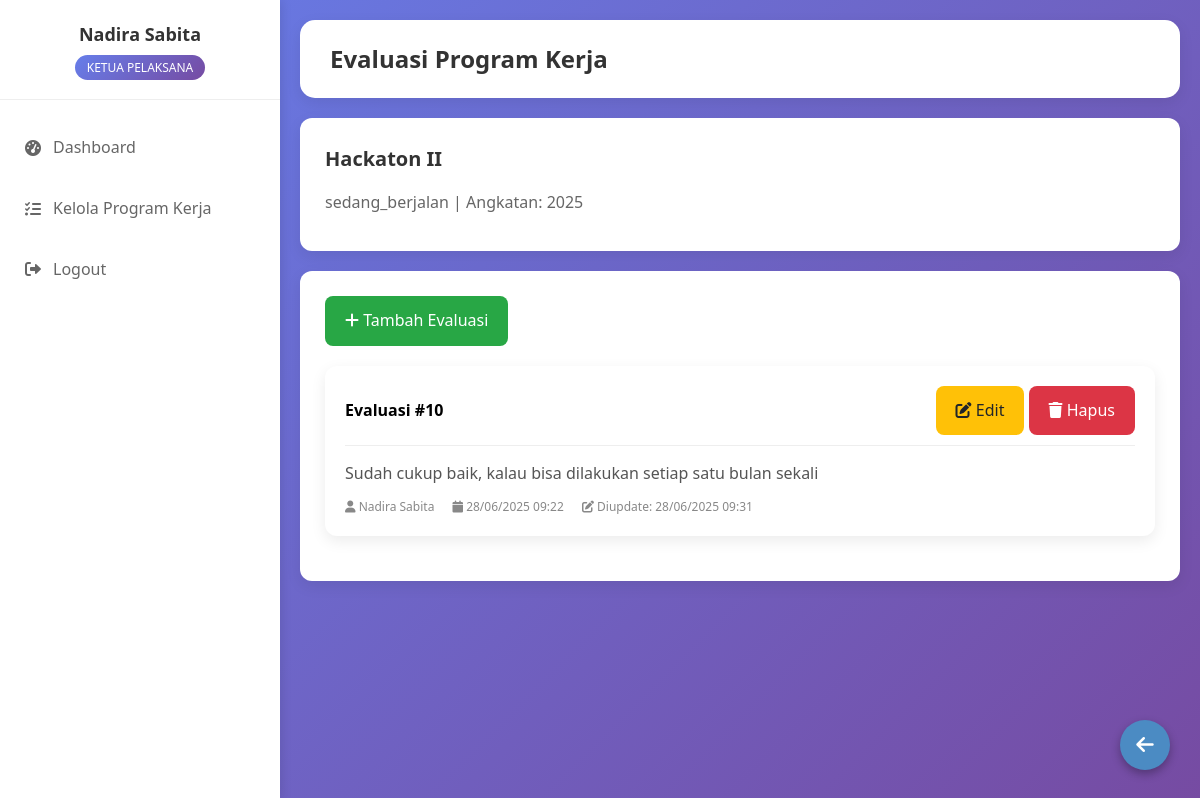
The page /modules/evaluasi/manage_evaluasi.php?proker_id=25250001 (signed in) on the database its author committed.
### tables this page shows
CREATE TABLE `program_kerja` (
  `id` varchar(10) NOT NULL,
  `nama_proker` varchar(200) NOT NULL,
  `deskripsi` text DEFAULT NULL,
  `tanggal_mulai` date DEFAULT NULL,
  `tanggal_selesai` date DEFAULT NULL,
  `status` enum('belum_mulai','sedang_berjalan','selesai','dibatalkan') DEFAULT NULL,
  `angkatan` varchar(10) DEFAULT NULL,
  `ketua_pelaksana_id` int(11) DEFAULT NULL,
  `created_by` int(11) DEFAULT NULL,
  `created_at` timestamp NOT NULL DEFAULT current_timestamp(),
  `updated_at` timestamp NOT NULL DEFAULT current_timestamp() ON UPDATE current_timestamp()
);

CREATE TABLE `evaluasi` (
  `id` int(11) NOT NULL,
  `proker_id` varchar(10) DEFAULT NULL,
  `evaluasi` text NOT NULL,
  `created_by` int(11) DEFAULT NULL,
  `created_at` timestamp NOT NULL DEFAULT current_timestamp(),
  `updated_at` timestamp NOT NULL DEFAULT current_timestamp() ON UPDATE current_timestamp()
);

CREATE TABLE `users` (
  `id` int(11) NOT NULL,
  `nama` varchar(100) NOT NULL,
  `nik` varchar(20) NOT NULL,
  `username` varchar(50) NOT NULL,
  `password` varchar(255) NOT NULL,
  `role` enum('sekretaris','ketua_pelaksana','ketua_umum') NOT NULL,
  `created_at` timestamp NOT NULL DEFAULT current_timestamp(),
  `status` enum('aktif','nonaktif') DEFAULT 'aktif'
);

### includes/functions.php (called while the page is built, shortened)
<?php
function sanitize($data) {
    return htmlspecialchars(trim($data), ENT_QUOTES, 'UTF-8');
}
function getStatusBadge($status) {
    $badges = [
        'belum_mulai' => '<span class="badge badge-warning">Belum Mulai</span>',
        'sedang_berjalan' => '<span class="badge badge-info">Sedang Berjalan</span>',
        'selesai' => '<span class="badge badge-success">Selesai</span>',
        'dibatalkan' => '<span class="badge badge-danger">Dibatalkan</span>',
    ];
    return $badges[$status] ?? $status;
}
?>

### modules/evaluasi/manage_evaluasi.php (the view, shortened to what this page needs)
<?php
require_once '../../config/database.php';
require_once '../../includes/functions.php';
$proker_id = $_GET['proker_id'] ?? 0;
$stmt = $pdo->prepare("SELECT * FROM program_kerja WHERE id = ?");
$stmt->execute([$proker_id]);
$proker = $stmt->fetch();
$stmt = $pdo->prepare("
    SELECT e.*, u.nama as created_by_nama
    FROM evaluasi e
    LEFT JOIN users u ON e.created_by = u.id
    WHERE e.proker_id = ?
    ORDER BY e.created_at DESC
");
$stmt->execute([$proker_id]);
$evaluasi_list = $stmt->fetchAll();
$canEdit = ($_SESSION['role'] == 'ketua_pelaksana' &&
           ($proker['ketua_pelaksana_id'] == $_SESSION['user_id'] || !$proker['ketua_pelaksana_id'])) ||
           $_SESSION['role'] == 'sekretaris';
?>
<!DOCTYPE html>
<html lang="id">
<head>
    <link rel="stylesheet" href="../../css/style.css">
    <link rel="stylesheet" href="https://cdnjs.cloudflare.com/ajax/libs/font-awesome/6.0.0/css/all.min.css">
</head>
<body>
    <div class="dashboard-container">
        <div class="sidebar" id="sidebar">
            <div class="sidebar-header">
                <h3><?= $_SESSION['nama'] ?></h3>
                <span class="role-badge">
                    <?= ucwords(str_replace('_', ' ', $_SESSION['role'])) ?>
                </span>
            </div>
            <div class="sidebar-menu">
            <div class="menu-item">
                <a href="../../dashboard/<?= $_SESSION['role'] ?>.php">
                    <i class="fas fa-tachometer-alt"></i>
                    Dashboard
                </a>
            </div>
            <div class="menu-item">
                <?php if ($_SESSION['role']): ?>
                <a href="../proker/manage_proker.php">
                    <i class="fas fa-tasks"></i>
                    Kelola Program Kerja
                </a>
                <?php endif; ?>
            </div>
            <div class="menu-item">
                  <?php if ($_SESSION['role']): ?>
                    <a href="../../logout.php">
                        <i class="fas fa-sign-out-alt"></i>
                        Logout
                    </a>
                <?php endif; ?>
            </div>
        </div>
        </div>
        <div class="main-content">
            <div class="container">
                <div class="header">
                    <h1>Evaluasi Program Kerja</h1>
                </div>
                <div class="card" style="margin-bottom: 20px;">
                    <h3><?= sanitize($proker['nama_proker']) ?></h3>
                    <p style="color: #666; margin: 10px 0;">
                        <?= getStatusBadge($proker['status']) ?>
                        <?php if ($proker['angkatan']): ?>
                            | Angkatan: <?= sanitize($proker['angkatan']) ?>
                        <?php endif; ?>
                    </p>
                </div>
                <div class="card" style="margin-bottom: 20px;">
                <?php if ($canEdit): ?>
                <div style="margin-bottom: 20px;">
                    <a href="add_evaluasi.php?proker_id=<?= $proker_id ?>" class="btn btn-success">
                        <i class="fas fa-plus"></i> Tambah Evaluasi
                    </a>
                </div>
                <?php endif; ?>
                <?php if (empty($evaluasi_list)): ?>
                <div class="empty-state">
                    <i class="fas fa-clipboard-list"></i>
                    <h3>Belum Ada Evaluasi</h3>
                    <p>Program kerja ini belum memiliki evaluasi.</p>
                    <?php if ($canEdit): ?>
                    <?php endif; ?>
                </div>
                <?php else: ?>
                <?php foreach ($evaluasi_list as $evaluasi): ?>
                <div class="evaluasi-card">
                    <div class="evaluasi-header">
                        <div>
                            <strong>Evaluasi #<?= $evaluasi['id'] ?></strong>
                        </div>
                        <div>
                        <?php if ($canEdit && $evaluasi['created_by'] == $_SESSION['user_id']): ?>
                            <a href="edit_evaluasi.php?id=<?= $evaluasi['id'] ?>" class="btn btn-warning btn-sm">
                                <i class="fas fa-edit"></i> Edit
                            </a>
                            <a href="delete_evaluasi.php?id=<?= $evaluasi['id'] ?>"
                            class="btn btn-danger btn-sm"
                            onclick="return confirmDelete('Apakah Anda yakin ingin menghapus evaluasi ini?')">
                                <i class="fas fa-trash"></i> Hapus
                            </a>
                        <?php endif; ?>
                        </div>
                    </div>
                    <div class="evaluasi-content">
                        <?= nl2br(sanitize($evaluasi['evaluasi'])) ?>
                    </div>
                    <div class="evaluasi-meta">
                        <i class="fas fa-user"></i> <?= sanitize($evaluasi['created_by_nama']) ?>
                        <i class="fas fa-calendar" style="margin-left: 15px;"></i>
                        <?= date('d/m/Y H:i', strtotime($evaluasi['created_at'])) ?>
                        <?php if ($evaluasi['updated_at'] != $evaluasi['created_at']): ?>
                        <span style="margin-left: 15px;">
                            <i class="fas fa-edit"></i> Diupdate: <?= date('d/m/Y H:i', strtotime($evaluasi['updated_at'])) ?>
                        </span>
                        <?php endif; ?>
                    </div>
                </div>
                <?php endforeach; ?>
                <?php endif; ?>
            </div>
            </div>
        </div>
    </div>
        <div style="
    position: fixed;
    bottom: 30px;
    right: 30px;
    width: 50px;
    height: 50px;
    background-color:rgb(75, 139, 195);
    color: white;
    border-radius: 50%;
    text-align: center;
    font-size: 20px;
    line-height: 50px;
    box-shadow: 0 4px 10px rgba(0, 0, 0, 0.3);
    z-index: 9999;
    transition: background-color 0.3s ease;
">
    <a href="../proker/view_proker.php?id=<?= $proker_id ?>" title="Kembali" style="color: white; text-decoration: none; display: block;">
        <i class="fas fa-arrow-left"></i>
    </a>
</div>
</body>
</html>

### css/style.css (style rules this page uses)
* { margin: 0; padding: 0; box-sizing: border-box; }
body { font-family: 'Segoe UI', Tahoma, Geneva, Verdana, sans-serif; background: linear-gradient(to bottom right, #6a11cb, #2575fc); min-height: 100vh; line-height: 1.6; }
.container { max-width: 1200px; margin: 0 auto; padding: 20px; }
.btn { padding: 12px 20px; border: none; border-radius: 8px; cursor: pointer; font-size: 16px; transition: all 0.3s; text-decoration: none; display: inline-block; text-align: center; }
.btn-success { background-color: #28a745; color: white; }
.btn-warning { background-color: #ffc107; color: #212529; }
.btn-danger { background-color: #dc3545; color: white; }
.header { background: white; padding: 20px 30px; border-radius: 15px; box-shadow: 0 5px 15px rgba(0, 0, 0, 0.08); margin-bottom: 20px; display: flex; justify-content: space-between; align-items: center; flex-wrap: wrap; }
.header h1 { color: #333; font-size: 24px; margin: 0; flex: 1; }
.card { background: white; padding: 25px; border-radius: 12px; box-shadow: 0 5px 15px rgba(0, 0, 0, 0.08); transition: transform 0.3s; }
.card h3 { color: #333; margin-bottom: 15px; font-size: 20px; }
.card p { color: #666; margin-bottom: 20px; }
.dashboard-container { display: flex; min-height: 100vh; background: linear-gradient(135deg, #667eea 0%, #764ba2 100%); }
.sidebar { width: 280px; background: white; box-shadow: 2px 0 10px rgba(0, 0, 0, 0.1); transition: transform 0.3s ease; position: fixed; height: 100vh; overflow-y: auto; z-index: 1000; }
.sidebar-header { padding: 20px; border-bottom: 1px solid #eee; text-align: center; }
.sidebar-header h3 { color: #333; font-size: 18px; margin-bottom: 5px; }
.sidebar-header .role-badge { background: linear-gradient(135deg, #667eea 0%, #764ba2 100%); color: white; padding: 4px 12px; border-radius: 15px; font-size: 12px; text-transform: uppercase; font-weight: 500; }
.sidebar-menu { padding: 20px 0; }
.menu-item { margin-bottom: 5px; }
.menu-item a { display: flex; align-items: center; padding: 15px 20px; color: #666; text-decoration: none; transition: all 0.3s; border-left: 3px solid transparent; }
.menu-item a i { margin-right: 10px; width: 20px; text-align: center; }
.main-content { flex: 1; margin-left: 280px; transition: margin-left 0.3s ease; }
.evaluasi-card { background: white; border-radius: 12px; padding: 20px; margin-bottom: 20px; box-shadow: 0 5px 15px rgba(0,0,0,0.08); }
.evaluasi-header { display: flex; justify-content: space-between; align-items: center; margin-bottom: 15px; padding-bottom: 10px; border-bottom: 1px solid #eee; }
.evaluasi-content { line-height: 1.6; color: #555; }
.evaluasi-meta { font-size: 12px; color: #888; margin-top: 10px; }

### rows shown on the page
program_kerja: nama_proker "Hackaton II", status "sedang_berjalan", angkatan "2025"
evaluasi: id "10", evaluasi "Sudah cukup baik, kalau bisa dilakukan setiap satu bulan sekali", created_by.nama "Nadira Sabita", created_at "28/06/2025 09:22", updated_at "28/06/2025 09:31"

### other values the page prints
$_SESSION['nama'] "Nadira Sabita"
str_replace('_', ' ', $_SESSION['role']) "KETUA PELAKSANA"
